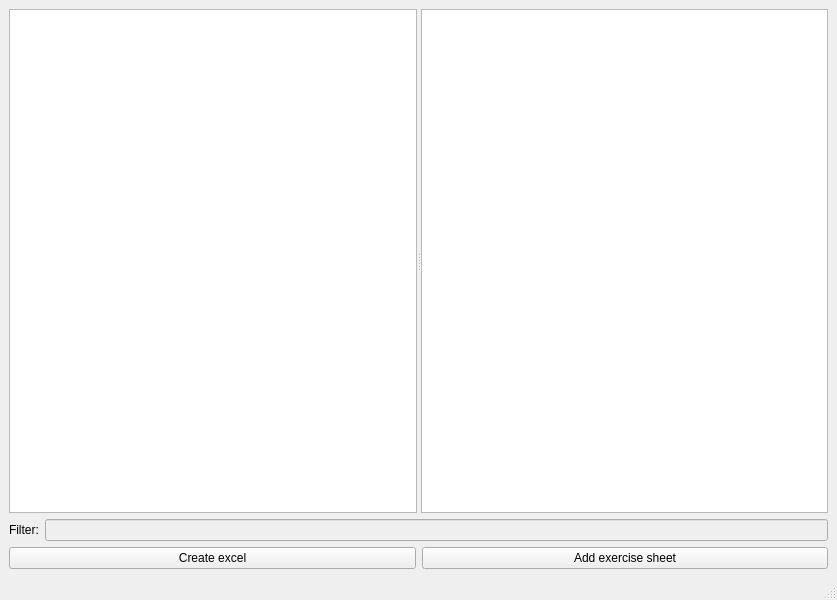
<?xml version="1.0" encoding="UTF-8"?>
<ui version="4.0">
 <class>MainWindow</class>
 <widget class="QMainWindow" name="MainWindow">
  <property name="geometry">
   <rect>
    <x>0</x>
    <y>0</y>
    <width>837</width>
    <height>600</height>
   </rect>
  </property>
  <property name="windowTitle">
   <string>Exercise creator for 1st grades</string>
  </property>
  <widget class="QWidget" name="centralwidget">
   <layout class="QVBoxLayout" name="verticalLayout">
    <item>
     <widget class="QSplitter" name="splitter">
      <property name="sizePolicy">
       <sizepolicy hsizetype="Expanding" vsizetype="Expanding">
        <horstretch>0</horstretch>
        <verstretch>0</verstretch>
       </sizepolicy>
      </property>
      <property name="orientation">
       <enum>Qt::Horizontal</enum>
      </property>
      <widget class="QListWidget" name="lstExercises"/>
      <widget class="QListWidget" name="lstTypes"/>
     </widget>
    </item>
    <item>
     <layout class="QHBoxLayout" name="horizontalLayout_3">
      <item>
       <widget class="QLabel" name="label">
        <property name="text">
         <string>Filter:</string>
        </property>
       </widget>
      </item>
      <item>
       <widget class="QLineEdit" name="txtFilter">
        <property name="enabled">
         <bool>false</bool>
        </property>
       </widget>
      </item>
     </layout>
    </item>
    <item>
     <layout class="QHBoxLayout" name="horizontalLayout_2">
      <item>
       <widget class="QPushButton" name="cmdCreate">
        <property name="text">
         <string>Create excel</string>
        </property>
       </widget>
      </item>
      <item>
       <widget class="QPushButton" name="cmdAddSheet">
        <property name="text">
         <string>Add exercise sheet</string>
        </property>
       </widget>
      </item>
     </layout>
    </item>
   </layout>
  </widget>
  <widget class="QMenuBar" name="menubar">
   <property name="geometry">
    <rect>
     <x>0</x>
     <y>0</y>
     <width>837</width>
     <height>21</height>
    </rect>
   </property>
  </widget>
  <widget class="QStatusBar" name="statusbar"/>
 </widget>
 <resources/>
 <connections/>
</ui>
